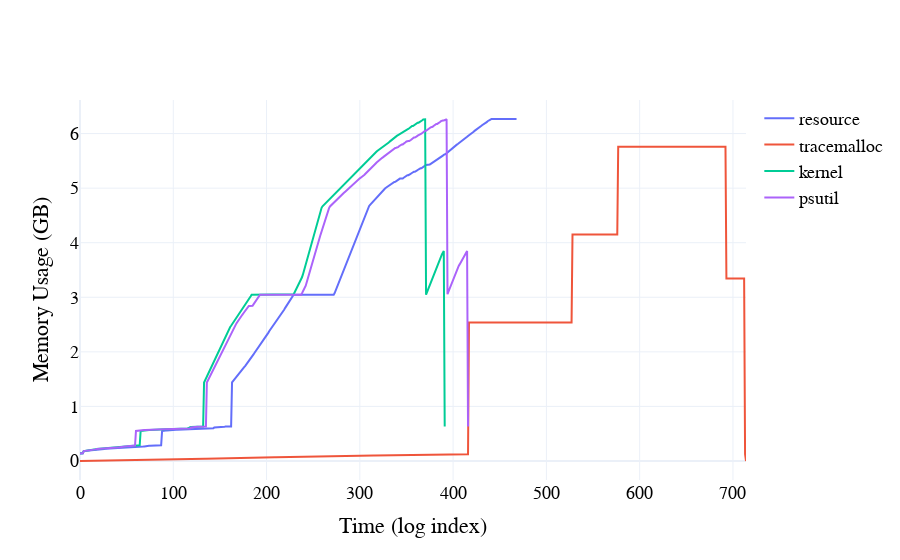

Here is the notebook cell this chart was saved with:
### Markdown cell above
Now, lets create the plots

### Code cell
import plotly.graph_objects as go

KB_TO_GB = 1048576
B_TO_GB = 1073741824

x_values_memory = []
y_values_memory_gb = []

fig1 = go.Figure()

for tool_name, unit, values in profile_memory_usage_history:
    if unit == 'kb':
        y_values_memory_gb = [value / KB_TO_GB for value in values]
    elif unit == 'b':
        y_values_memory_gb = [value / B_TO_GB for value in values]
    
    x_values_memory = list(range(len(values)))
    
    fig1.add_trace(go.Scatter(
        x=x_values_memory, 
        y=y_values_memory_gb, 
        mode='lines', 
        name=tool_name,
    ))

fig1.update_layout(
    xaxis_title="Time (log index)",
    yaxis_title="Memory Usage (GB)",
    xaxis=dict(showgrid=True, zeroline=True),
    yaxis=dict(showgrid=True, zeroline=True, exponentformat="E"),
    font=dict(family="Courier New, monospace", size=18, color="Black"),
    template="plotly_white",
    showlegend=True
)

fig1.write_image(f'{OUTPUT_DIR}/memory-usage-over-time.pdf', format="pdf", engine="kaleido")
fig1.show()

### Figure 1 — Plotly figure (JSON) as saved in the notebook; plotly's stock layout.template omitted (floating-point values rounded to 4 significant figures; data arrays with more than 128 entries replaced by an {"elided": "..."} marker saying what was removed)
{"data": [{"mode": "lines", "name": "resource", "type": "scatter", "x": {"elided": "469 int values"}, "y": {"elided": "469 float values"}}, {"mode": "lines", "name": "tracemalloc", "type": "scatter", "x": {"elided": "715 int values"}, "y": {"elided": "715 float values"}}, {"mode": "lines", "name": "kernel", "type": "scatter", "x": {"elided": "392 int values"}, "y": {"elided": "392 float values"}}, {"mode": "lines", "name": "psutil", "type": "scatter", "x": {"elided": "417 int values"}, "y": {"elided": "417 float values"}}], "layout": {"autosize": true, "font": {"color": "Black", "family": "Courier New, monospace", "size": 18}, "showlegend": true, "xaxis": {"autorange": true, "range": [0, 714], "showgrid": true, "title": {"text": "Time (log index)"}, "type": "linear", "zeroline": true}, "yaxis": {"autorange": true, "exponentformat": "E", "range": [-0.3481, 6.615], "showgrid": true, "title": {"text": "Memory Usage (GB)"}, "type": "linear", "zeroline": true}}}
